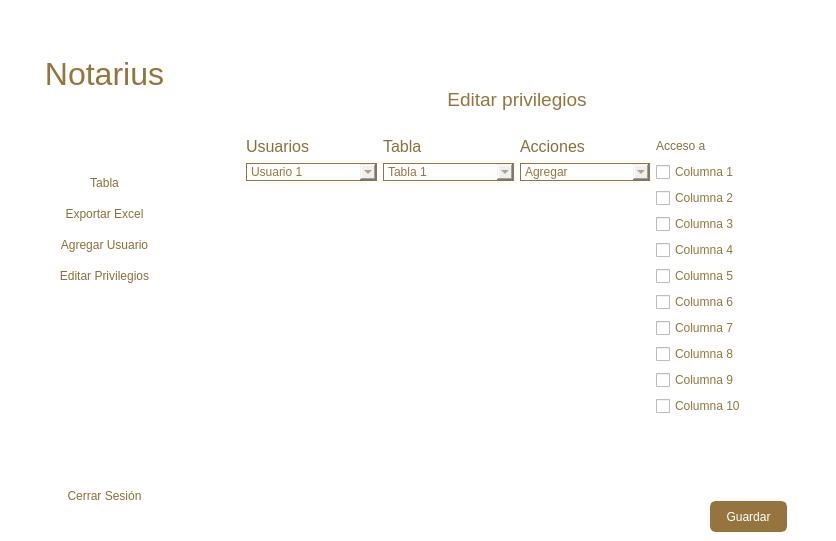
<?xml version="1.0" encoding="UTF-8"?>
<ui version="4.0">
 <class>MainWindow</class>
 <widget class="QMainWindow" name="MainWindow">
  <property name="geometry">
   <rect>
    <x>0</x>
    <y>0</y>
    <width>836</width>
    <height>541</height>
   </rect>
  </property>
  <property name="windowTitle">
   <string>MainWindow</string>
  </property>
  <property name="styleSheet">
   <string notr="true">QMainWindow {
background-color:white;

}</string>
  </property>
  <widget class="QWidget" name="editar_privilegios">
   <property name="styleSheet">
    <string notr="true"/>
   </property>
   <layout class="QHBoxLayout" name="horizontalLayout" stretch="0,0,0,0,0,0">
    <item>
     <layout class="QVBoxLayout" name="verticalLayout_5">
      <item>
       <spacer name="verticalSpacer">
        <property name="orientation">
         <enum>Qt::Vertical</enum>
        </property>
        <property name="sizeHint" stdset="0">
         <size>
          <width>20</width>
          <height>40</height>
         </size>
        </property>
       </spacer>
      </item>
      <item>
       <spacer name="verticalSpacer_15">
        <property name="orientation">
         <enum>Qt::Vertical</enum>
        </property>
        <property name="sizeHint" stdset="0">
         <size>
          <width>20</width>
          <height>40</height>
         </size>
        </property>
       </spacer>
      </item>
      <item>
       <widget class="QLabel" name="title_notarius">
        <property name="styleSheet">
         <string notr="true">font: 26pt &quot;Arial Black&quot;;
color: rgb(149, 117, 61);</string>
        </property>
        <property name="text">
         <string>&lt;html&gt;&lt;head/&gt;&lt;body&gt;&lt;p align=&quot;center&quot;&gt;&lt;span style=&quot; font-size:24pt; color:#ffffff;&quot;&gt;....&lt;/span&gt;&lt;span style=&quot; font-size:24pt;&quot;&gt;Notarius&lt;/span&gt;&lt;span style=&quot; font-size:24pt; color:#ffffff;&quot;&gt;....&lt;/span&gt;&lt;/p&gt;&lt;/body&gt;&lt;/html&gt;</string>
        </property>
       </widget>
      </item>
      <item>
       <spacer name="verticalSpacer_2">
        <property name="orientation">
         <enum>Qt::Vertical</enum>
        </property>
        <property name="sizeHint" stdset="0">
         <size>
          <width>20</width>
          <height>40</height>
         </size>
        </property>
       </spacer>
      </item>
      <item>
       <spacer name="verticalSpacer_13">
        <property name="orientation">
         <enum>Qt::Vertical</enum>
        </property>
        <property name="sizeHint" stdset="0">
         <size>
          <width>20</width>
          <height>40</height>
         </size>
        </property>
       </spacer>
      </item>
      <item>
       <spacer name="verticalSpacer_14">
        <property name="orientation">
         <enum>Qt::Vertical</enum>
        </property>
        <property name="sizeHint" stdset="0">
         <size>
          <width>20</width>
          <height>40</height>
         </size>
        </property>
       </spacer>
      </item>
      <item>
       <layout class="QVBoxLayout" name="verticalLayout_6">
        <item>
         <widget class="QPushButton" name="button_tabla">
          <property name="styleSheet">
           <string notr="true">QPushButton {
	color: rgb(141, 110, 58);
	border: none;
	font: 10pt &quot;Arial Rounded MT Bold&quot;;
	height: 25px;
}

QPushButton:hover {
	background-color: rgb(149, 117, 61);
	color: rgb(255, 255, 255);
}

QPushButton:pressed {
    border-style: inset;
    background-color: rgb(149, 117, 61);
	color: rgb(255, 255, 255);
}
</string>
          </property>
          <property name="text">
           <string>Tabla</string>
          </property>
          <property name="icon">
           <iconset>
            <normaloff>bar-chart-box-line.png</normaloff>bar-chart-box-line.png</iconset>
          </property>
          <property name="autoDefault">
           <bool>false</bool>
          </property>
          <property name="flat">
           <bool>false</bool>
          </property>
         </widget>
        </item>
        <item>
         <widget class="QPushButton" name="button_editar_privilegios">
          <property name="styleSheet">
           <string notr="true">QPushButton {
	color: rgb(141, 110, 58);
	border: none;
	font: 10pt &quot;Arial Rounded MT Bold&quot;;
	height: 25px;
}

QPushButton:hover {
	background-color: rgb(149, 117, 61);
	color: rgb(255, 255, 255);
}

QPushButton:pressed {
    border-style: inset;
    background-color: rgb(149, 117, 61);
	color: rgb(255, 255, 255);
}</string>
          </property>
          <property name="text">
           <string>Exportar Excel</string>
          </property>
          <property name="icon">
           <iconset>
            <normaloff>file-excel-2-fill.png</normaloff>file-excel-2-fill.png</iconset>
          </property>
         </widget>
        </item>
        <item>
         <widget class="QPushButton" name="button_agregar_usuario">
          <property name="styleSheet">
           <string notr="true">QPushButton {
	color: rgb(141, 110, 58);
	border: none;
	font: 10pt &quot;Arial Rounded MT Bold&quot;;
	height: 25px;
}

QPushButton:hover {
	background-color: rgb(149, 117, 61);
	color: rgb(255, 255, 255);
}

QPushButton:pressed {
    border-style: inset;
    background-color: rgb(149, 117, 61);
	color: rgb(255, 255, 255);
}</string>
          </property>
          <property name="text">
           <string>Agregar Usuario</string>
          </property>
          <property name="icon">
           <iconset>
            <normaloff>user-add-fill.png</normaloff>user-add-fill.png</iconset>
          </property>
         </widget>
        </item>
        <item>
         <widget class="QPushButton" name="button_exporatr_excel">
          <property name="styleSheet">
           <string notr="true">QPushButton {
	color: rgb(141, 110, 58);
	border: none;
	font: 10pt &quot;Arial Rounded MT Bold&quot;;
	height: 25px;
}

QPushButton:hover {
	background-color: rgb(149, 117, 61);
	color: rgb(255, 255, 255);
}

QPushButton:pressed {
    border-style: inset;
    background-color: rgb(149, 117, 61);
	color: rgb(255, 255, 255);
}</string>
          </property>
          <property name="text">
           <string>Editar Privilegios</string>
          </property>
          <property name="icon">
           <iconset>
            <normaloff>edit-2-fill.png</normaloff>edit-2-fill.png</iconset>
          </property>
         </widget>
        </item>
       </layout>
      </item>
      <item>
       <spacer name="verticalSpacer_4">
        <property name="orientation">
         <enum>Qt::Vertical</enum>
        </property>
        <property name="sizeHint" stdset="0">
         <size>
          <width>20</width>
          <height>40</height>
         </size>
        </property>
       </spacer>
      </item>
      <item>
       <spacer name="verticalSpacer_8">
        <property name="orientation">
         <enum>Qt::Vertical</enum>
        </property>
        <property name="sizeHint" stdset="0">
         <size>
          <width>20</width>
          <height>40</height>
         </size>
        </property>
       </spacer>
      </item>
      <item>
       <spacer name="verticalSpacer_11">
        <property name="orientation">
         <enum>Qt::Vertical</enum>
        </property>
        <property name="sizeHint" stdset="0">
         <size>
          <width>20</width>
          <height>40</height>
         </size>
        </property>
       </spacer>
      </item>
      <item>
       <spacer name="verticalSpacer_12">
        <property name="orientation">
         <enum>Qt::Vertical</enum>
        </property>
        <property name="sizeHint" stdset="0">
         <size>
          <width>20</width>
          <height>40</height>
         </size>
        </property>
       </spacer>
      </item>
      <item>
       <spacer name="verticalSpacer_7">
        <property name="orientation">
         <enum>Qt::Vertical</enum>
        </property>
        <property name="sizeHint" stdset="0">
         <size>
          <width>20</width>
          <height>40</height>
         </size>
        </property>
       </spacer>
      </item>
      <item>
       <spacer name="verticalSpacer_3">
        <property name="orientation">
         <enum>Qt::Vertical</enum>
        </property>
        <property name="sizeHint" stdset="0">
         <size>
          <width>20</width>
          <height>40</height>
         </size>
        </property>
       </spacer>
      </item>
      <item>
       <spacer name="verticalSpacer_5">
        <property name="orientation">
         <enum>Qt::Vertical</enum>
        </property>
        <property name="sizeHint" stdset="0">
         <size>
          <width>20</width>
          <height>40</height>
         </size>
        </property>
       </spacer>
      </item>
      <item>
       <spacer name="verticalSpacer_6">
        <property name="orientation">
         <enum>Qt::Vertical</enum>
        </property>
        <property name="sizeHint" stdset="0">
         <size>
          <width>20</width>
          <height>40</height>
         </size>
        </property>
       </spacer>
      </item>
      <item>
       <widget class="QPushButton" name="pushButton">
        <property name="styleSheet">
         <string notr="true">QPushButton {
	color: rgb(141, 110, 58);
	border: none;
	font: 10pt &quot;Arial Rounded MT Bold&quot;;
height: 25px;
}

QPushButton:hover {
	background-color: rgb(149, 117, 61);
	color: rgb(255, 255, 255);
}

QPushButton:pressed {
    border-style: inset;
    background-color: rgb(149, 117, 61);
	color: rgb(255, 255, 255);
}</string>
        </property>
        <property name="text">
         <string>Cerrar Sesión</string>
        </property>
        <property name="icon">
         <iconset>
          <normaloff>logout-box-r-line.png</normaloff>logout-box-r-line.png</iconset>
        </property>
       </widget>
      </item>
      <item>
       <spacer name="verticalSpacer_10">
        <property name="orientation">
         <enum>Qt::Vertical</enum>
        </property>
        <property name="sizeHint" stdset="0">
         <size>
          <width>20</width>
          <height>40</height>
         </size>
        </property>
       </spacer>
      </item>
     </layout>
    </item>
    <item>
     <spacer name="verticalSpacer_16">
      <property name="orientation">
       <enum>Qt::Vertical</enum>
      </property>
      <property name="sizeHint" stdset="0">
       <size>
        <width>20</width>
        <height>40</height>
       </size>
      </property>
     </spacer>
    </item>
    <item>
     <spacer name="verticalSpacer_17">
      <property name="orientation">
       <enum>Qt::Vertical</enum>
      </property>
      <property name="sizeHint" stdset="0">
       <size>
        <width>20</width>
        <height>40</height>
       </size>
      </property>
     </spacer>
    </item>
    <item>
     <layout class="QVBoxLayout" name="verticalLayout">
      <item>
       <spacer name="verticalSpacer_18">
        <property name="orientation">
         <enum>Qt::Vertical</enum>
        </property>
        <property name="sizeHint" stdset="0">
         <size>
          <width>20</width>
          <height>40</height>
         </size>
        </property>
       </spacer>
      </item>
      <item>
       <layout class="QHBoxLayout" name="horizontalLayout_2">
        <item>
         <spacer name="horizontalSpacer_4">
          <property name="orientation">
           <enum>Qt::Horizontal</enum>
          </property>
          <property name="sizeHint" stdset="0">
           <size>
            <width>40</width>
            <height>20</height>
           </size>
          </property>
         </spacer>
        </item>
        <item>
         <widget class="QLabel" name="label_editar_privilegios">
          <property name="styleSheet">
           <string notr="true">font: 26pt &quot;Arial Black&quot;;
color: rgb(149, 117, 61);</string>
          </property>
          <property name="text">
           <string>&lt;html&gt;&lt;head/&gt;&lt;body&gt;&lt;p align=&quot;center&quot;&gt;&lt;span style=&quot; font-size:14pt;&quot;&gt;Editar privilegios&lt;/span&gt;&lt;/p&gt;&lt;/body&gt;&lt;/html&gt;</string>
          </property>
         </widget>
        </item>
        <item>
         <spacer name="horizontalSpacer_3">
          <property name="orientation">
           <enum>Qt::Horizontal</enum>
          </property>
          <property name="sizeHint" stdset="0">
           <size>
            <width>40</width>
            <height>20</height>
           </size>
          </property>
         </spacer>
        </item>
       </layout>
      </item>
      <item>
       <spacer name="horizontalSpacer">
        <property name="orientation">
         <enum>Qt::Horizontal</enum>
        </property>
        <property name="sizeHint" stdset="0">
         <size>
          <width>40</width>
          <height>20</height>
         </size>
        </property>
       </spacer>
      </item>
      <item>
       <layout class="QGridLayout" name="gridLayout">
        <item row="0" column="1">
         <widget class="QLabel" name="label_tablas">
          <property name="styleSheet">
           <string notr="true">font: 12pt &quot;Arial Rounded MT Bold&quot;;
color: rgb(141, 110, 58);</string>
          </property>
          <property name="text">
           <string>&lt;html&gt;&lt;head/&gt;&lt;body&gt;&lt;p&gt;&lt;span style=&quot; font-size:12pt;&quot;&gt;Tabla&lt;/span&gt;&lt;/p&gt;&lt;/body&gt;&lt;/html&gt;</string>
          </property>
         </widget>
        </item>
        <item row="7" column="3">
         <widget class="QCheckBox" name="acceso_8">
          <property name="styleSheet">
           <string notr="true">
font: 75 11pt &quot;MS Shell Dlg 2&quot;;
color: rgb(149, 117, 61);</string>
          </property>
          <property name="text">
           <string>Columna 7</string>
          </property>
         </widget>
        </item>
        <item row="1" column="0">
         <widget class="QComboBox" name="usuarioslist">
          <property name="styleSheet">
           <string notr="true">QComboBox{
border: 1px solid #95753d;
background-color: #white;
font: 75 11pt &quot;MS Shell Dlg 2&quot;;
color: rgb(149, 117, 61);
}</string>
          </property>
          <item>
           <property name="text">
            <string>Usuario 1</string>
           </property>
          </item>
          <item>
           <property name="text">
            <string>Usuario 2</string>
           </property>
          </item>
          <item>
           <property name="text">
            <string>Usuario 3</string>
           </property>
          </item>
         </widget>
        </item>
        <item row="1" column="3">
         <widget class="QCheckBox" name="acceso_1">
          <property name="styleSheet">
           <string notr="true">
font: 75 11pt &quot;MS Shell Dlg 2&quot;;
color: rgb(149, 117, 61);</string>
          </property>
          <property name="text">
           <string>Columna 1</string>
          </property>
         </widget>
        </item>
        <item row="10" column="3">
         <widget class="QCheckBox" name="acceso_2">
          <property name="styleSheet">
           <string notr="true">
font: 75 11pt &quot;MS Shell Dlg 2&quot;;
color: rgb(149, 117, 61);</string>
          </property>
          <property name="text">
           <string>Columna 10</string>
          </property>
         </widget>
        </item>
        <item row="4" column="3">
         <widget class="QCheckBox" name="acceso_5">
          <property name="styleSheet">
           <string notr="true">
font: 75 11pt &quot;MS Shell Dlg 2&quot;;
color: rgb(149, 117, 61);</string>
          </property>
          <property name="text">
           <string>Columna 4</string>
          </property>
         </widget>
        </item>
        <item row="5" column="3">
         <widget class="QCheckBox" name="acceso_6">
          <property name="styleSheet">
           <string notr="true">
font: 75 11pt &quot;MS Shell Dlg 2&quot;;
color: rgb(149, 117, 61);</string>
          </property>
          <property name="text">
           <string>Columna 5</string>
          </property>
         </widget>
        </item>
        <item row="0" column="3">
         <widget class="QLabel" name="label_accesos">
          <property name="styleSheet">
           <string notr="true">font: 12pt &quot;Arial Rounded MT Bold&quot;;
color: rgb(141, 110, 58);</string>
          </property>
          <property name="text">
           <string>&lt;html&gt;&lt;head/&gt;&lt;body&gt;&lt;p&gt;Acceso a&lt;/p&gt;&lt;/body&gt;&lt;/html&gt;</string>
          </property>
         </widget>
        </item>
        <item row="0" column="0">
         <widget class="QLabel" name="label_Usuarios">
          <property name="styleSheet">
           <string notr="true">font: 10pt &quot;Arial Rounded MT Bold&quot;;
color: rgb(141, 110, 58);</string>
          </property>
          <property name="text">
           <string>&lt;html&gt;&lt;head/&gt;&lt;body&gt;&lt;p&gt;&lt;span style=&quot; font-size:12pt;&quot;&gt;Usuarios&lt;/span&gt;&lt;/p&gt;&lt;/body&gt;&lt;/html&gt;</string>
          </property>
         </widget>
        </item>
        <item row="3" column="3">
         <widget class="QCheckBox" name="acceso_4">
          <property name="styleSheet">
           <string notr="true">
font: 75 11pt &quot;MS Shell Dlg 2&quot;;
color: rgb(149, 117, 61);</string>
          </property>
          <property name="text">
           <string>Columna 3</string>
          </property>
         </widget>
        </item>
        <item row="8" column="3">
         <widget class="QCheckBox" name="acceso_9">
          <property name="styleSheet">
           <string notr="true">
font: 75 11pt &quot;MS Shell Dlg 2&quot;;
color: rgb(149, 117, 61);</string>
          </property>
          <property name="text">
           <string>Columna 8</string>
          </property>
         </widget>
        </item>
        <item row="9" column="3">
         <widget class="QCheckBox" name="acceso_10">
          <property name="styleSheet">
           <string notr="true">
font: 75 11pt &quot;MS Shell Dlg 2&quot;;
color: rgb(149, 117, 61);</string>
          </property>
          <property name="text">
           <string>Columna 9</string>
          </property>
         </widget>
        </item>
        <item row="2" column="3">
         <widget class="QCheckBox" name="acceso_3">
          <property name="styleSheet">
           <string notr="true">
font: 75 11pt &quot;MS Shell Dlg 2&quot;;
color: rgb(149, 117, 61);</string>
          </property>
          <property name="text">
           <string>Columna 2</string>
          </property>
         </widget>
        </item>
        <item row="6" column="3">
         <widget class="QCheckBox" name="acceso_7">
          <property name="styleSheet">
           <string notr="true">
font: 75 11pt &quot;MS Shell Dlg 2&quot;;
color: rgb(149, 117, 61);</string>
          </property>
          <property name="text">
           <string>Columna 6</string>
          </property>
         </widget>
        </item>
        <item row="0" column="2">
         <widget class="QLabel" name="label_acciones">
          <property name="styleSheet">
           <string notr="true">font: 10pt &quot;Arial Rounded MT Bold&quot;;
color: rgb(141, 110, 58);</string>
          </property>
          <property name="text">
           <string>&lt;html&gt;&lt;head/&gt;&lt;body&gt;&lt;p&gt;&lt;span style=&quot; font-size:12pt;&quot;&gt;Acciones&lt;/span&gt;&lt;/p&gt;&lt;/body&gt;&lt;/html&gt;</string>
          </property>
         </widget>
        </item>
        <item row="1" column="1">
         <widget class="QComboBox" name="tablaslist">
          <property name="styleSheet">
           <string notr="true">QComboBox{
border: 1px solid #95753d;
background-color: #white;
font: 75 11pt &quot;MS Shell Dlg 2&quot;;
color: rgb(149, 117, 61);
}</string>
          </property>
          <item>
           <property name="text">
            <string>Tabla 1</string>
           </property>
          </item>
          <item>
           <property name="text">
            <string>Tabla 2</string>
           </property>
          </item>
          <item>
           <property name="text">
            <string>Tabla 3</string>
           </property>
          </item>
          <item>
           <property name="text">
            <string>Tabla 4</string>
           </property>
          </item>
          <item>
           <property name="text">
            <string>Tabla 5</string>
           </property>
          </item>
          <item>
           <property name="text">
            <string>Tabla 6</string>
           </property>
          </item>
          <item>
           <property name="text">
            <string>Tabla 7</string>
           </property>
          </item>
          <item>
           <property name="text">
            <string>Tabla 8</string>
           </property>
          </item>
          <item>
           <property name="text">
            <string>Tabla 9</string>
           </property>
          </item>
          <item>
           <property name="text">
            <string>Tabla 10</string>
           </property>
          </item>
          <item>
           <property name="text">
            <string>Tabla 11</string>
           </property>
          </item>
          <item>
           <property name="text">
            <string>Tabla 12</string>
           </property>
          </item>
          <item>
           <property name="text">
            <string>Tabla 13</string>
           </property>
          </item>
          <item>
           <property name="text">
            <string>Tabla 14</string>
           </property>
          </item>
          <item>
           <property name="text">
            <string>Tabla 15</string>
           </property>
          </item>
          <item>
           <property name="text">
            <string>Tabla 16</string>
           </property>
          </item>
          <item>
           <property name="text">
            <string>Tabla 17</string>
           </property>
          </item>
         </widget>
        </item>
        <item row="1" column="2">
         <widget class="QComboBox" name="accioneslist">
          <property name="styleSheet">
           <string notr="true">QComboBox{
border: 1px solid #95753d;
background-color: #white;
font: 75 11pt &quot;MS Shell Dlg 2&quot;;
color: rgb(149, 117, 61);
}</string>
          </property>
          <item>
           <property name="text">
            <string>Agregar</string>
           </property>
          </item>
          <item>
           <property name="text">
            <string>Modificar</string>
           </property>
          </item>
          <item>
           <property name="text">
            <string>Eliminar</string>
           </property>
          </item>
         </widget>
        </item>
       </layout>
      </item>
      <item>
       <spacer name="verticalSpacer_9">
        <property name="orientation">
         <enum>Qt::Vertical</enum>
        </property>
        <property name="sizeHint" stdset="0">
         <size>
          <width>20</width>
          <height>40</height>
         </size>
        </property>
       </spacer>
      </item>
      <item>
       <layout class="QHBoxLayout" name="horizontalLayout_3">
        <item>
         <spacer name="horizontalSpacer_2">
          <property name="orientation">
           <enum>Qt::Horizontal</enum>
          </property>
          <property name="sizeHint" stdset="0">
           <size>
            <width>40</width>
            <height>20</height>
           </size>
          </property>
         </spacer>
        </item>
        <item>
         <widget class="QPushButton" name="button_guardar">
          <property name="styleSheet">
           <string notr="true">QPushButton {
border-radius: 6px;
border: 3px solid #95753d;
background-color: #95753d;
color: white;
height: 25px;
}

QPushButton:hover {
	background-color: rgb(116, 91, 47);
	color: rgb(255, 255, 255);
	border: 3px solid  rgb(116, 91, 47);
}

QPushButton:pressed {
    border-style: inset;
    background-color: rgb(103, 80, 41);
	color: rgb(255, 255, 255);
	border: 3px solid  rgb(103, 80, 41);
}</string>
          </property>
          <property name="text">
           <string>    Guardar    </string>
          </property>
         </widget>
        </item>
       </layout>
      </item>
     </layout>
    </item>
    <item>
     <spacer name="verticalSpacer_23">
      <property name="orientation">
       <enum>Qt::Vertical</enum>
      </property>
      <property name="sizeHint" stdset="0">
       <size>
        <width>20</width>
        <height>40</height>
       </size>
      </property>
     </spacer>
    </item>
    <item>
     <spacer name="verticalSpacer_22">
      <property name="orientation">
       <enum>Qt::Vertical</enum>
      </property>
      <property name="sizeHint" stdset="0">
       <size>
        <width>20</width>
        <height>40</height>
       </size>
      </property>
     </spacer>
    </item>
   </layout>
  </widget>
 </widget>
 <resources>
  <include location="bar-chart-box-line.qrc"/>
 </resources>
 <connections/>
</ui>
